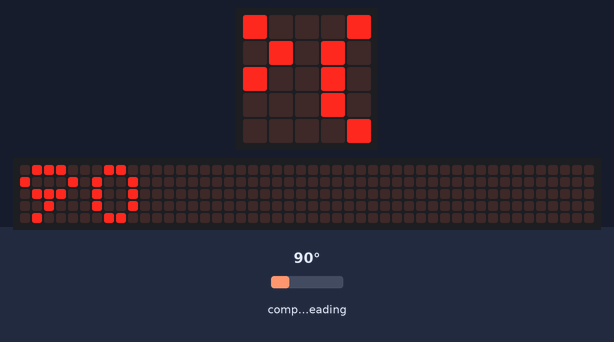
This program was run on a simulated BBC micro:bit (MakeCode). Parts: the board's 5×5 LED display, a strip that is not on the board, showing the scrolling text unrolled. The test bench sets the inputs (shaded band); at power-on: compass heading 90°. The 48×5 strip is a reading aid, not a part: it shows the text the display is scrolling, unrolled, one strip-width of it at a time; the compass is already calibrated.

Above: at 1.27 s.
1.3 s: compass heading set to 7°
At 3.6 s:
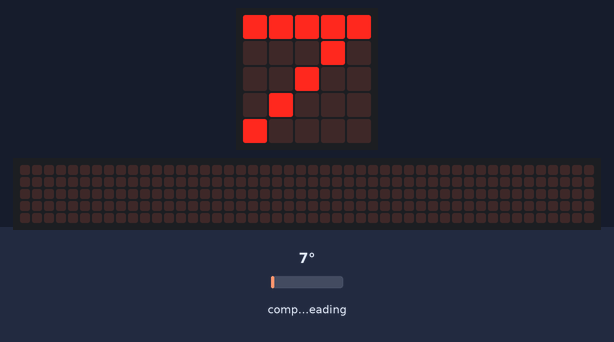
4.2 s: compass heading set to 90°
At 4.34 s:
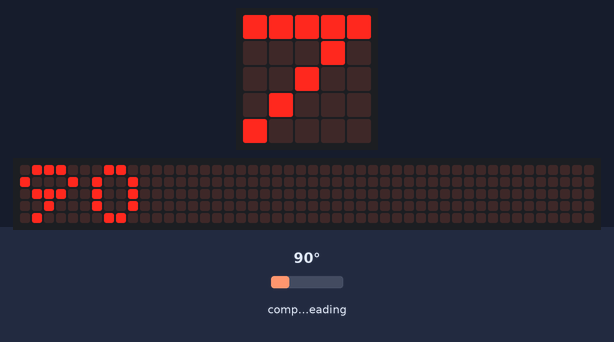
5.7 s: compass heading set to 180°
At 10.36 s:
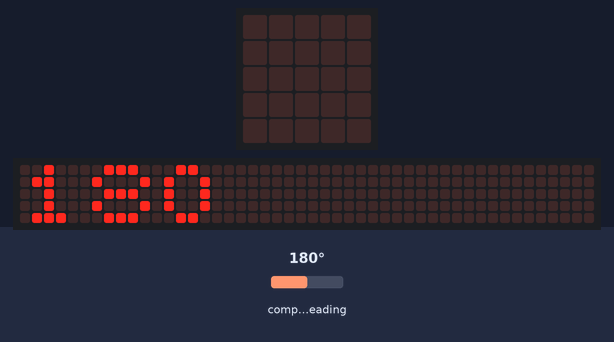

Measured:
- after the input at 4.2 s, the display: changes after 0.07 s (image 2)
- what the display in image 3 shows lasts 0.5 s, from 10.1 s to 10.6 s

The program:

main.ts
```typescript
basic.forever(function () {
    basic.showNumber(input.compassHeading())
    if ((input.compassHeading() == 45) < (input.compassHeading() == 315)) {
        music.playMelody("E B C5 A B G A F ", 300)
    } else {
        music.stopMelody(MelodyStopOptions.All)
    }
})
```

test.ts
```typescript
// aquí va el archivo "tests"; esto no se compilará cuando este paquete se utilice como una extensión.
```
